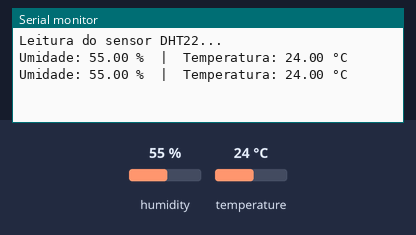
Bench run of a sketch on a simulated Arduino Uno, built with avr-gcc and run on an emulated ATmega328P. Shown: the last lines printed to the serial monitor. Inputs (shaded band) come from the test bench; at power-on: humidity 55 %, temperature 24 °C.

Above: at 2.8 s.
2.9 s: humidity set to 22 %
At 4.4 s:
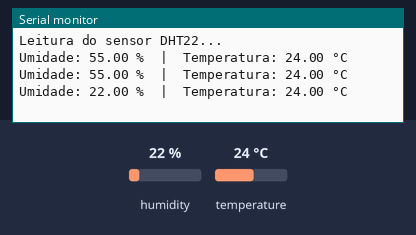
5.6 s: temperature set to 12 °C
At 7.4 s:
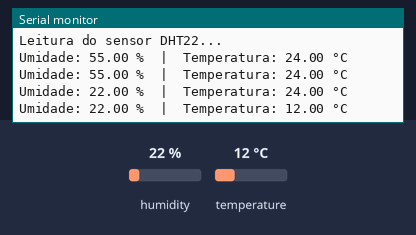
8.3 s: humidity set to 40 %
At 10.9 s:
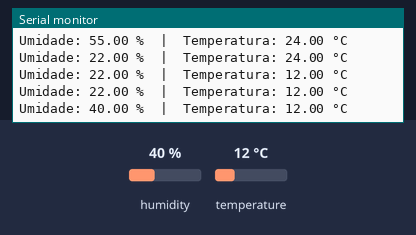
Timing chart, 0 to 12.4 s (numbered marks = the images above; inputs shaded):
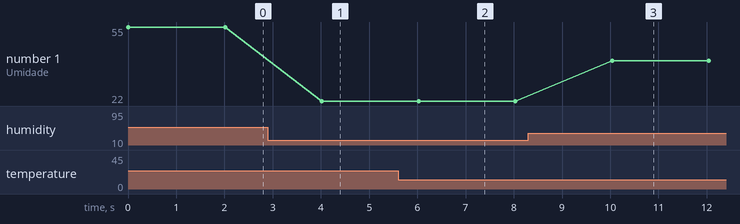

The sketch:

etapa1_implementacao.ino
```cpp
#include "DHT.h"

#define DHTPIN 4
#define DHTTYPE DHT22

DHT dht(DHTPIN, DHTTYPE);

void setup() {
  Serial.begin(115200);
  Serial.println("Leitura do sensor DHT22...");

  dht.begin();
}

void loop() {
  float h = dht.readHumidity();
  float t = dht.readTemperature();
  float f = dht.readTemperature(true);

  if (isnan(h) || isnan(t) || isnan(f)) {
    Serial.println("Falha ao ler do sensor DHT22!");
    return;
  }

  Serial.print("Umidade: ");
  Serial.print(h);
  Serial.print(" %  |  Temperatura: ");
  Serial.print(t);
  Serial.println(" °C");

  delay(2000);
}
```

Measured:
- after the input at 2.9 s, the serial monitor: prints a new line after 1.1 s (image 1)
- after the input at 5.6 s, the serial monitor: prints a new line after 0.43 s (image 2)
- after the input at 8.3 s, the serial monitor: prints a new line after 1.7 s (image 3)
- plotted number 1: 22 → 40 after the input at 8.3 s
